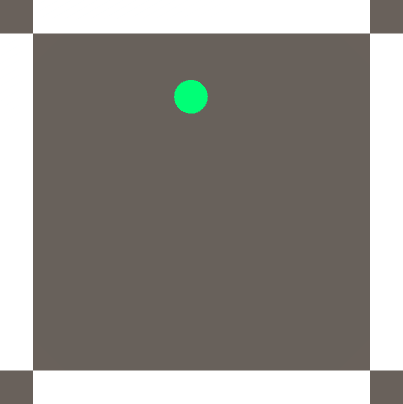
%> input picture data/Set2/0006_shot.png, 403 x 404 px; its folder holds only this picture in this run
$ octave aug_train.m   (GNU Octave 9; MATLAB toolbox functions it lacks are replaced by stand-ins)
%> lines starting %> are read from the running program, lines starting %| are printed output that depends on the picture


dataDir = 'Set2';%fullfile('data', '291');
mkdir('test_imgs_orig/');
count = 0;
f_lst = [];
f_lst = [f_lst; dir(fullfile(dataDir, '*.png'))];
f_lst = [f_lst; dir(fullfile(dataDir, '*.bmp'))];
for f_iter = 1:numel(f_lst)
%     disp(f_iter);
    f_info = f_lst(f_iter);
    if f_info.name == '.'
        continue;
    end

    f_path = fullfile(dataDir,f_info.name);
    img_raw = imread(f_path);
%> img_raw is the input picture: size 404x403x3 uint8; mean R, G, B 145, 141.4, 136.3
    img_raw = rgb2gray(img_raw);
%> img_raw: size 404x403 uint8
    img_raw = im2double(img_raw(:,:,1));
%> img_raw: size 404x403 double

    img_size = size(img_raw);
%> img_size = [404 403]
    width = img_size(2);
%> width = 403
    height = img_size(1);
%> height = 404


    img_raw = img_raw(33:end-33,33:end-33);
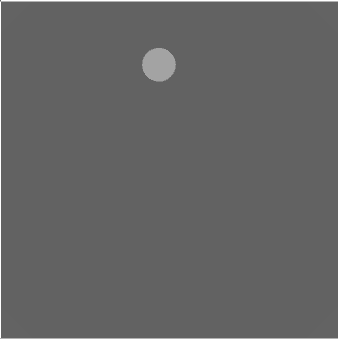
%> img_raw: size 339x338 double; min 0.384, max 1, mean 0.392


    img_size = size(img_raw);
%> img_size = [339 338]

    img_save = imresize(img_raw, [128,128], 'method','bicubic');
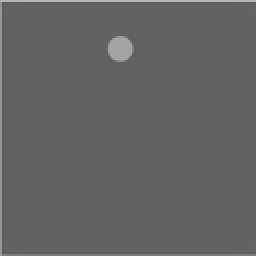
%> img_save: size 128x128 double (shown 2 times larger); min 0.358, max 0.712, mean 0.391


    img_name = sprintf('test_imgs_orig/%d.png', count);
    count = count + 1;
    %save(img_name, 'img_save');
    imwrite(img_save, img_name)


% [93 lines of commented-out code are left out]


end
